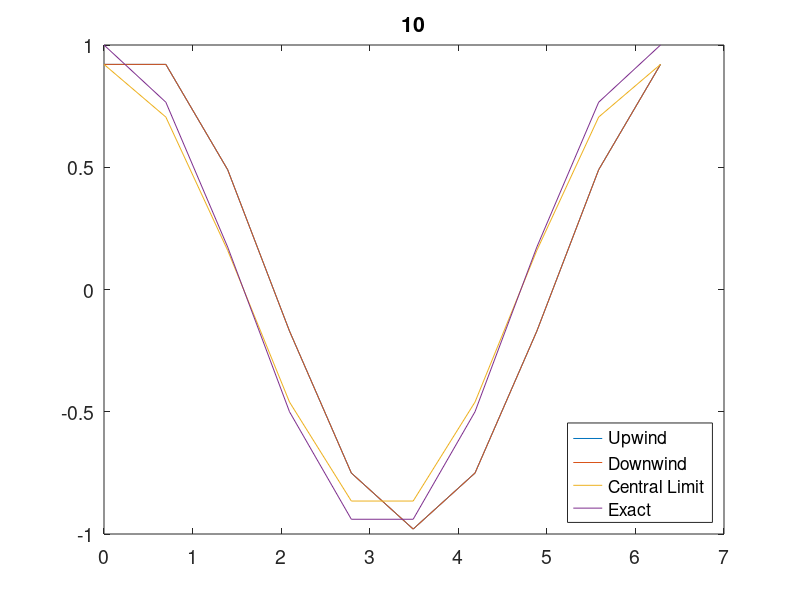
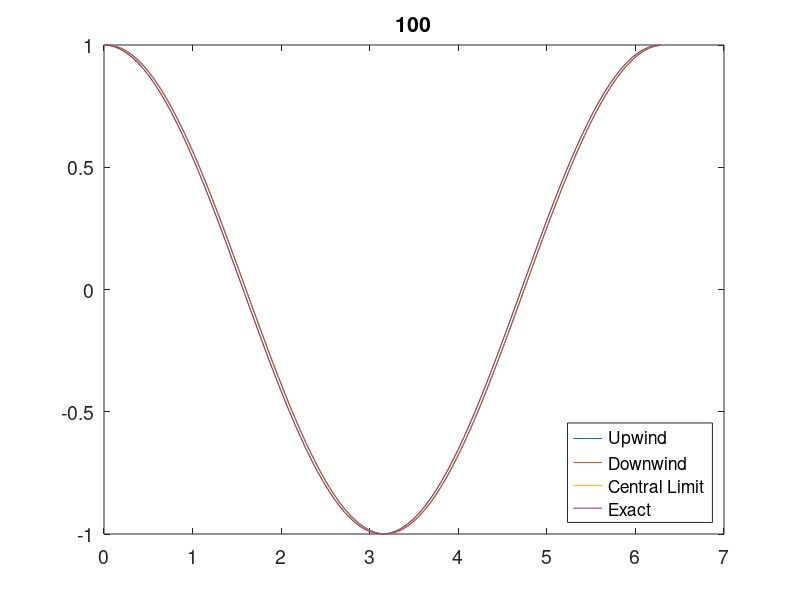
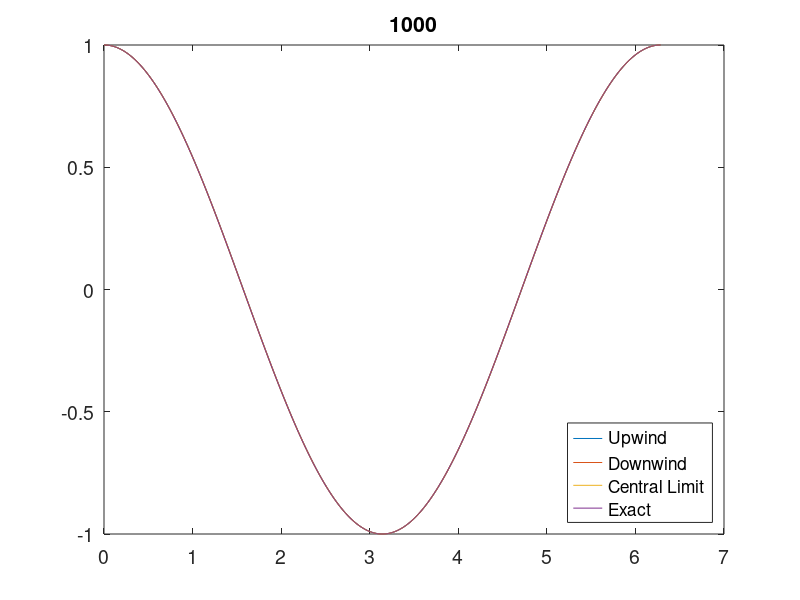
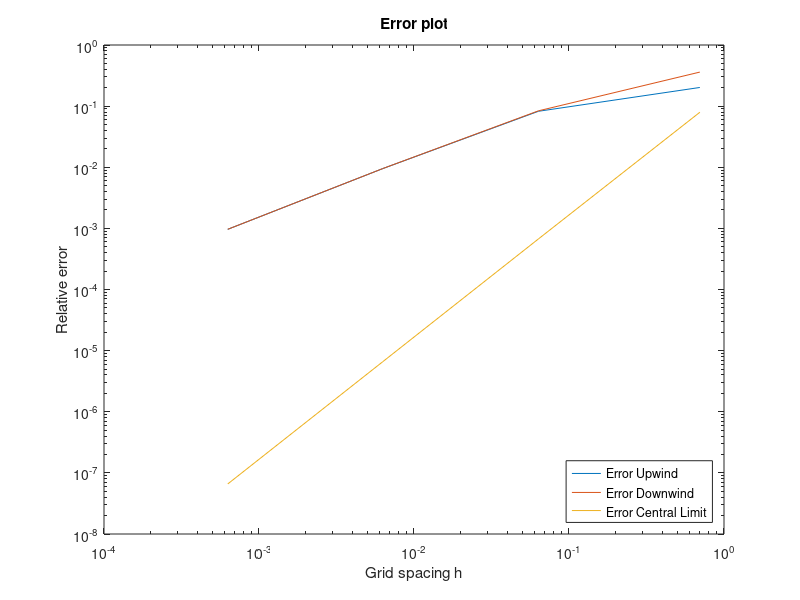

Source code (MATLAB) for these figures, in order:
clear all

for exp = 1:1:4

    % Number of grid points
    n = 10^exp;

    % Grid spacing
    h = 2.0*pi / (n-1);

    % Calculation of... 
    for i = 1 : n

      % ...coordinates
      x(i) = 0.0 + (i-1) * h;

      % ...analytical values of function and derivative
      f(i) = sin(x(i));
      dfe(i) = cos( x(i) );
    end

    for i = 1 : n

      % Periodic boundary conditions... 

      % ...for the first point
      if ( i == 1 )

        fp = f(i+1);
        fm = f(n-1);

      end

      % ...for the last point
      if ( i == n )

        fp = f(2);
        fm = f(n-1);

      end


      % If point is not at the boundaries 
      if ( ( i ~= 1 ) && ( i ~= n ) )
        fp = f(i+1);
        fm = f(i-1);
      end

      fi = f(i);

    % First derivative: Upwind
        dfn_U(i) = ( fi - fm ) / ( 1.0*h );
      
    % First derivative: Downwind
        dfn_D(i) = ( fp - fi ) / ( 1.0*h );
        
    % First derivative: Central Limit
        dfn_C(i) = ( fp - fm) / ( 2.0*h );

    % Error: Upwind
        er_U(i) = abs( ( dfe(i) - dfn_U(i) ) / dfe(i) );
    
    % Error: Upwind
        er_D(i) = abs( ( dfe(i) - dfn_D(i) ) / dfe(i) );
      
    % Error: Upwind
        er_C(i) = abs( ( dfe(i) - dfn_C(i) ) / dfe(i) );
    
      
    end
    
    figure
    % Plotting of analytical solution and numerical approximation
    plot(x, dfn_U, x, dfn_U, x, dfn_C, x, dfe)
    legend('Upwind','Downwind','Central Limit','Exact','Location','SouthEast')
    set(gca,'FontSize',14); 
    title(n);

    % Storing grid spacing and error in matrix 'error'
    error(exp,1) = h;
    error(exp,2) = er_U(n/5);
    error(exp,3) = er_D(n/5);
    error(exp,4) = er_C(n/5);
    

end


% Plotting of error over grid spacing in normal scale
loglog(error(:,1),error(:,2),error(:,1),error(:,3),error(:,1),error(:,4));
%set(gca,'FontSize',14); 
title('Error plot');
xlabel('Grid spacing h');
ylabel('Relative error');
legend('Error Upwind','Error Downwind','Error Central Limit','Location','SouthEast')

figure

% Changing axes to logarithmic scale 
loglog(error(:,1),error(:,2),'-ro');
%set(gca,'FontSize',14); 
title('Error plot');
xlabel('Grid spacing h');
ylabel('Relative error');
legend('Error','Location','SouthEast')

figure

% Adding the linear function for comparison 
loglog(error(:,1),error(:,2),'-ro',x,x);
%set(gca,'FontSize',14); 
title('Error plot');
xlabel('Grid spacing h');
ylabel('Relative error');
legend('Error','x','Location','SouthEast')
